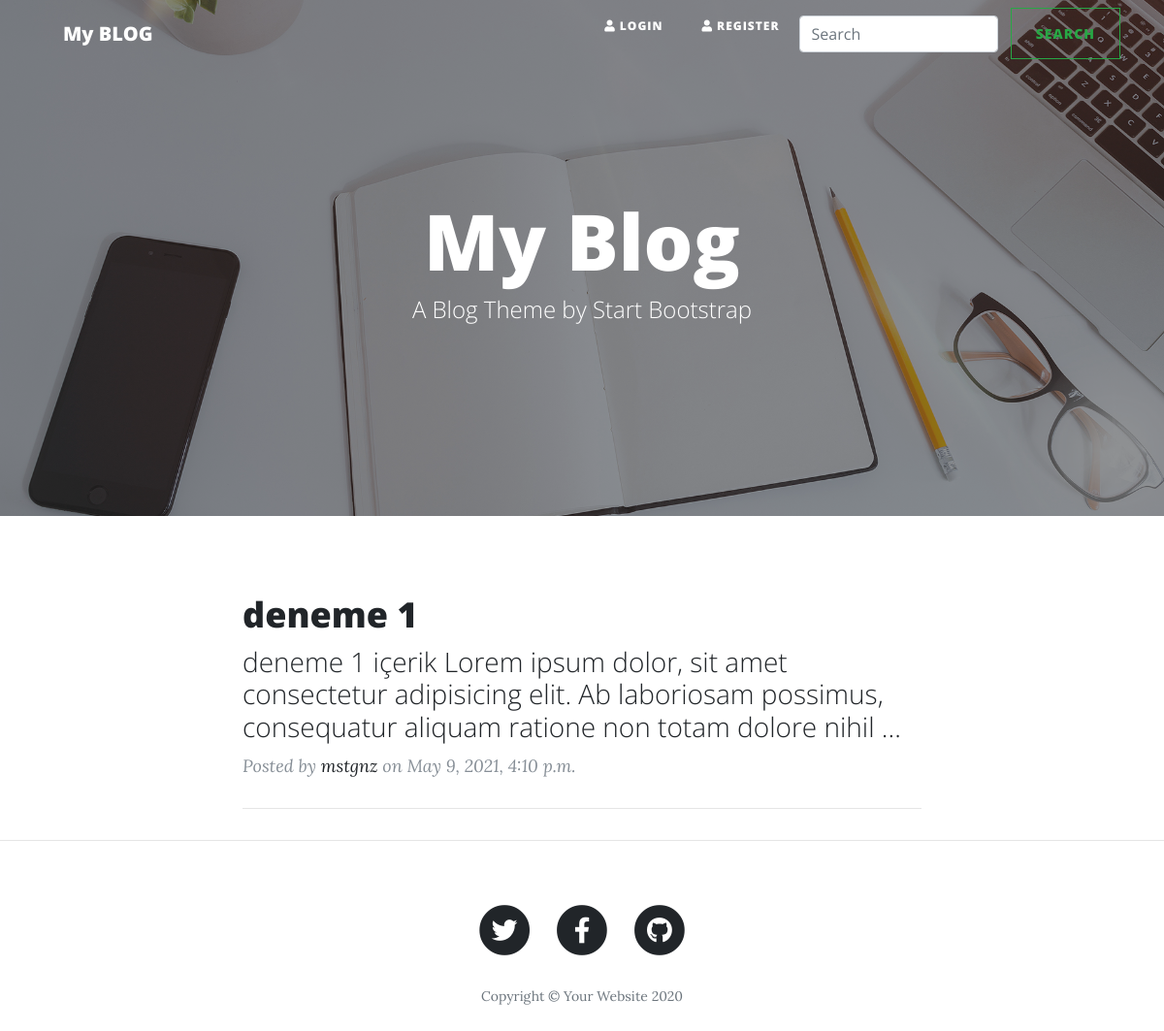
Screenshot of /blog/ with the database file from the repository.
### app/models.py (models this page shows, shortened)
class Blog(models.Model):
    id = models.AutoField(primary_key=True)
    user = models.ForeignKey('auth.User', verbose_name='Yazar', related_name="blogs", on_delete=models.CASCADE)
    title = models.CharField(max_length=50, verbose_name="Başlık")
    slug = models.SlugField(unique=True, editable=False, max_length=50)
    content = models.TextField(verbose_name="İçerik")
    image = models.ImageField(blank=True, null=True, verbose_name='Resim')
    create_date = models.DateTimeField(auto_now_add=True, editable=False, verbose_name="Oluşturulma Tarihi")
    update_date = models.DateTimeField(auto_now_add=True, editable=False, verbose_name="Güncelleme Tarihi")
    class Meta:
        db_table = 'Blog'
        ordering = ['-id']
    def get_absolute_url(self):
        return reverse('blog:detail', kwargs={'slug':self.slug})

### app/views.py (the view, shortened to what this page needs)
# urls.py: path('', views.index, name='index'),
def index(request):
    blogs = Blog.objects.all()
    query = request.GET.get('q')
    return render(request, 'blog/index.html', {'blogs':blogs})

### templates/blog/index.html
{% extends 'base.html' %}
{% block content %}
<section class="container">
    <div class="row">
        <div class="col-md-12" id="blog-list">
            {% for blog in blogs %}
            <div class="post-preview">
                <a href="{{ blog.get_absolute_url }}">
                  <h2 class="post-title">
                    {{ blog.title }}
                  </h2>
                  <h3 class="post-subtitle">
                    {{ blog.content|slice:"0:150" }}...
                  </h3>
                </a>
                <p class="post-meta">Posted by
                  <a href="#">{{ blog.user.username }}</a>
                  on {{ blog.create_date }}
                </p>
            </div>
            <hr>
            {% endfor %}
        </div>
    </div>
</section>
{% endblock %}

### rows the page displays
Blog: title "deneme 1", content "deneme 1 içerik Lorem ipsum dolor, sit amet consectetur adipisicing elit. Ab laboriosam possimus, consequatur aliquam ratione non totam dolore nihil", user.username "mstgnz", create_date "May 9, 2021, 4:10 p.m."
